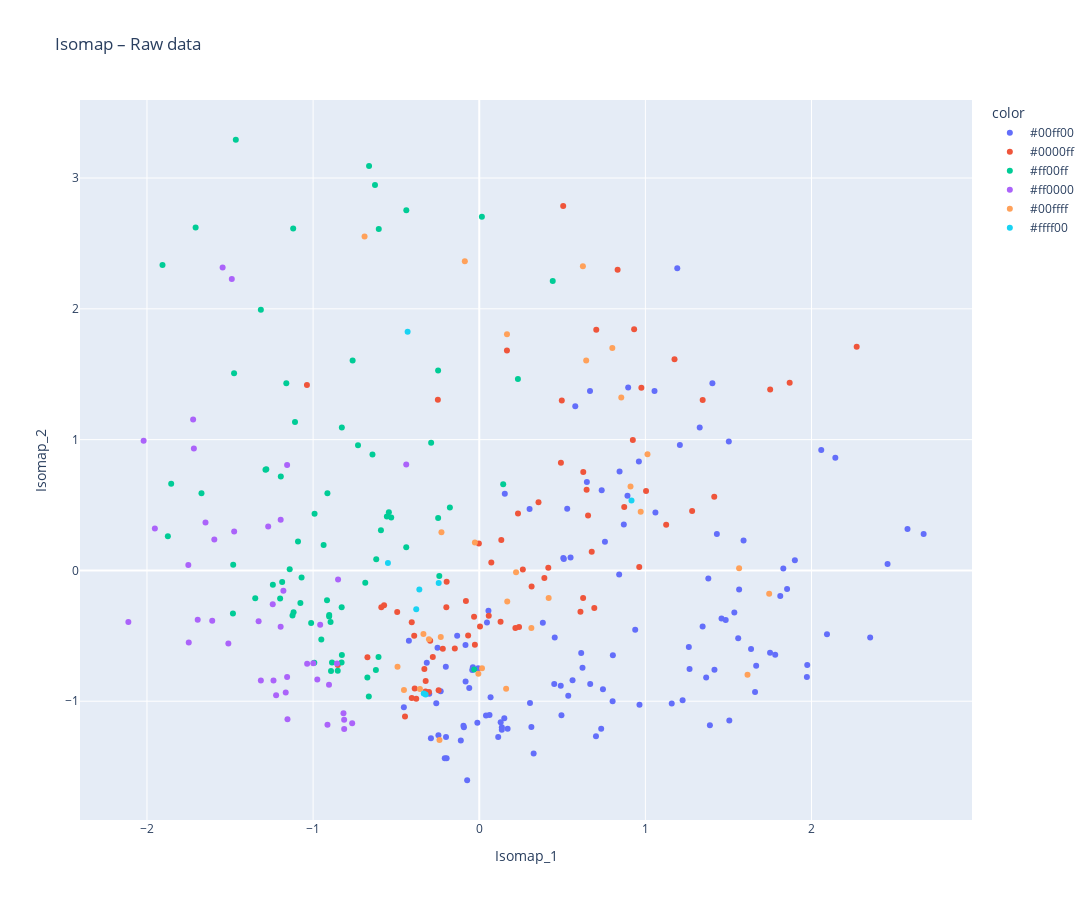
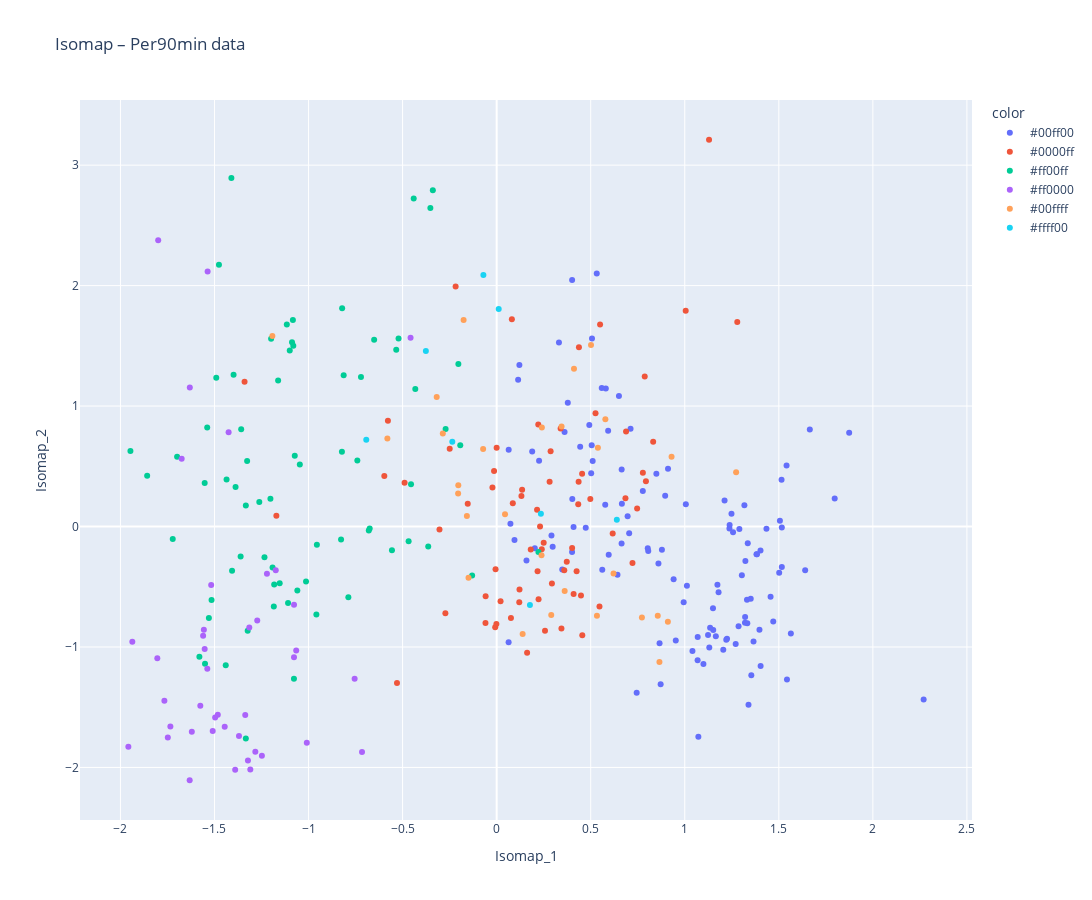

Here is the notebook cell these charts were saved with, in order:
### Markdown cell above
### Results display

### Code cell
position_colors = {
    'FW': np.array([255, 0, 0]),    # red
    'MF': np.array([0, 0, 255]),    # blue
    'DF': np.array([0, 255, 0]),  #  yellow
}

def color_from_position(positions):
    postitions = str(positions)
    position_list = positions.split(',')
    colors = np.array([position_colors[p] for p in position_list if p in position_colors])
    avg_color = np.sum(colors, axis=0)
    return '#%02x%02x%02x' % tuple(avg_color.astype(int))

def plot_isomap_interactive(X_iso, player_positions, data_num, title):
    df_plot = pd.DataFrame({
        'Isomap_1': X_iso[:, 0],
        'Isomap_2': X_iso[:, 1],
        'player_name': data_num.index,
        'color' : player_positions.apply(color_from_position)
    })
    
    fig = px.scatter(
        df_plot,
        x='Isomap_1', y='Isomap_2',
        hover_name='player_name',
        color='color',
        title=title,
        height=900, width=1100 
    )
    fig.show()

plot_isomap_interactive(X_iso_raw, player_positions_raw ,data_raw.set_index("player_name"), "Isomap – Raw data")
plot_isomap_interactive(X_iso_per90, player_positions_per90 ,data_per90.set_index("player_name"), "Isomap – Per90min data")

### Figure 1 — Plotly figure (JSON) as saved in the notebook; plotly's stock layout.template omitted (floating-point values rounded to 4 significant figures)
{"data": [{"hovertemplate": "<b>%{hovertext}</b><br><br>color=#00ff00<br>Isomap_1=%{x}<br>Isomap_2=%{y}<extra></extra>", "hovertext": ["Jordan Lefort", "Gautier Lloris", "Bafodé Diakité", "Moussa Niakhate", "Guela Doué", "Alexsandro Ribeiro", "Kenny Lala", "Florent Hanin", "Jubal", "Léo Pétrot", "Charlie Cresswell", "Facundo Medina", "Sergio Akieme", "Mark McKenzie", "Clément Akpa", "Michael Amir Murillo", "Brendan Chardonnet", "Thilo Kehrer", "Clinton Mata", "Mamadou Sarr", "Etienne Youte Kinkoue", "Mickael Nade", "Gideon Mensah", "Leonardo Balerdi", "Moïse Bombito", "Cédric Kipré", "Kelvin Amian", "Gabriel Suazo", "Modibo Sagnan", "Willian Pacho", "Dennis Appiah", "Ki-Jana Hoever", "Jonathan Gradit", "Djibril Sidibé", "Wilfried Singo", "Achraf Hakimi", "Vanderson", "Carlens Arcus", "Nicolas Pallois", "Dylan Batubinsika", "Lucas Beraldo", "Ainsley Maitland-Niles", "Aurélio Buta", "Dante", "Sinaly Diomande", "Youssouf Ndayishimiye", "Caio Henrique Oliveira Silva", "Thomas Meunier", "Nicolás Tagliafico", "Enzo Tchato", "Becir Omeragic", "Gabriel Gudmundsson", "Aïssa Mandi", "Marquinhos", "Abdoulaye Niakhate Ndiaye", "Joseph Okumu", "Hans Hateboer", "Massadio Haïdara", "Nuno Mendes", "Gabriel Osho", "Quentin Merlin", "Duje Ćaleta-Car", "Nathan Zeze", "Abdoulaye Bamba", "Christian Mawissa", "Christopher Wooh", "Derek Cornelius", "Przemysław Frankowski", "Malang Sarr", "Julien Le Cardinal", "Emmanuel Biumla", "Emmanuel Agbadou", "Arouna Sangante", "Lilian Brassier", "Falaye Sacko", "Leo Skiri Østigård", "Issiaga Sylla", "Timothee Pembele", "Abner", "Kevin Danso", "Yunis Abdelhamid", "Mohammed Salisu", "Saidou Sow", "Théo Sainte-Luce", "Paul Joly", "Abdukodir Khusanov", "Anthony Rouault", "Sael Kumbedi", "Marcus Coco", "Abakar Sylla", "Yael Mouanga", "Ulisses Garcia", "Jérémy Jacquet", "Ismaily", "Hiroki Sekine", "Lucas Hernández", "Mohamed Abdelmoneim", "Antoine Mendy", "Alidu Seidu", "Yoann Salmier", "Yvann Macon", "Jordan Amavi", "Maxime Bernauer", "Boubakar Kouyaté", "Lucas Mincarelli", "Mikayil Ngor Faye", "Abdulai Juma Bah", "Pol Lirola", "Luck Zogbé", "Rasmus Nicolaisen", "Nikola Maksimović", "Pierre Cornud", "Jordan Teze", "Andrew Omobamidele", "Jean-Kevin Duverne"], "legendgroup": "#00ff00", "marker": {"color": "#636efa", "symbol": "circle"}, "mode": "markers", "name": "#00ff00", "orientation": "v", "showlegend": true, "type": "scatter", "x": [2.353, 2.093, 2.457, 1.83, 2.143, 2.675, 1.403, 1.327, 1.667, 1.43, 1.972, 2.058, 0.737, 1.458, 1.535, 1.502, 1.66, 1.812, 1.591, 1.974, 1.505, 1.636, 1.207, 2.578, 1.781, 1.559, 0.5091, 0.6665, 1.266, 1.75, 0.8921, 0.6476, 1.379, 1.06, 1.564, 1.192, 1.055, 0.7565, 1.366, 1.388, 1.9, 0.8445, 0.5059, 1.483, 1.261, 1.345, 0.578, 0.9607, 0.8702, 0.5496, 0.8026, 0.5294, 0.9387, 1.853, 1.158, 1.416, 0.8421, 0.4542, 0.8963, 0.4948, 0.1537, 0.9644, 0.7445, 0.1707, 0.6136, 0.7339, 1.224, 0.303, 0.6678, 0.7025, 0.1507, 0.8041, 0.4905, 0.6214, 0.06177, 0.5356, -0.08282, -0.1329, 0.05528, 0.5615, 0.1141, 0.4513, 0.1359, -0.3158, 0.3827, 0.1289, 0.3139, -0.2513, -0.06021, 0.3274, 0.04055, -0.4235, 0.06816, 0.04652, -0.08223, 0.3054, 0.1357, -0.006863, -0.03855, -0.09243, -0.2012, -0.04215, -0.1109, -0.1964, -0.2321, -0.01145, -0.0951, -0.2909, -0.3009, -0.2077, -0.2457, -0.2001, -0.4539, -0.07279, -0.2587], "xaxis": "x", "y": [-0.5123, -0.4889, 0.04904, 0.01382, 0.8613, 0.2792, 1.431, 1.093, -0.7279, 0.278, -0.8157, 0.9216, 0.6138, -0.368, -0.3213, 0.9857, -0.9299, -0.1962, 0.2295, -0.7229, -1.147, -0.6008, 0.9597, 0.3161, -0.6444, -0.5185, 0.08678, 1.371, -0.754, -0.6296, 0.5719, 0.676, -0.06137, 0.4422, -0.1452, 2.31, 1.371, 0.2202, -0.8184, -1.184, 0.0783, 0.7564, 0.09544, -0.3789, -0.586, -0.4288, 1.256, 0.8337, 0.3503, 0.098, -1.001, 0.4714, -0.4543, -0.1424, -1.017, -0.759, -0.03145, -0.5136, 1.398, -1.107, 0.587, -1.026, -0.9089, -1.21, -0.6306, -1.21, -0.9929, 0.4704, -0.8688, -1.268, -1.13, -0.6485, -0.8813, -0.7449, -1.105, -0.9574, -0.5696, -0.4996, -0.3079, -0.8395, -1.273, -0.8684, -1.198, -0.7062, -0.4007, -1.161, -1.198, -0.5913, -0.8985, -1.4, -1.109, -0.5384, -0.9702, -0.399, -0.8497, -1.014, -1.219, -0.7477, -0.7396, -1.198, -0.7368, -0.7616, -1.299, -1.435, -0.9235, -1.164, -1.188, -1.284, -0.9431, -1.435, -1.259, -1.273, -1.046, -1.604, -1.016], "yaxis": "y"}, {"hovertemplate": "<b>%{hovertext}</b><br><br>color=#0000ff<br>Isomap_1=%{x}<br>Isomap_2=%{y}<extra></extra>", "hovertext": ["Andrey Santos", "Valentin Atangana Edoa", "Cristian Cásseres Jr.", "Benjamin André", "Pierre Højbjerg", "Adrien Thomasson", "Pierre Ekwah Elimby", "Adrien Rabiot", "Hicham Boudaoui", "Vincent Sierro", "Téji Savanier", "Pedro Chirivella", "Elisha Owusu", "Corentin Tolisso", "Abdoulaye Touré", "Hugo Magnetti", "Douglas", "Andy Diouf", "Denis Zakaria", "Hamed Junior Traorè", "Azor Matusiwa", "Lamine Camara", "Johann Lepenant", "Vitinha", "Nemanja Matić", "Jean-Eudes Aholou", "Fabián Ruiz Peña", "Joris Chotard", "Haris Belkebla", "Jordan Ferri", "Benjamin Bouchouari", "Marshall Munetsi", "Rabby Nzingoula", "Neil El Aynaoui", "Jordan Veretout", "Pierre Lees-Melou", "Yassin Belkhdim", "Kévin Danois", "Amadou Koné", "André Gomes", "Florian Tardieu", "Tanner Tessmann", "Ngal'Ayel Mukau", "Jordan James", "Ayyoub Bouaddi", "Tanguy Ndombele", "Djaoui Cissé", "Rassoul Ndiaye", "Han-Noah Massengo", "Louis Mouton", "Aimen Moueffek", "Soungoutou Magassa", "Oussama Targhalline", "Junior Mwanga", "Baptiste Santamaria", "Mathis Amougou", "Seko Fofana", "Senny Mayulu", "Teddy Teuma", "Angel Gomes", "Assane Dioussé", "Glen Kamara", "Ismaël Bennacer", "Nampalys Mendy", "Mahamadou Diawara", "Maxence Caqueret", "Daler Kuzyaev", "John Joe", "Amine Harit"], "legendgroup": "#0000ff", "marker": {"color": "#EF553B", "symbol": "circle"}, "mode": "markers", "name": "#0000ff", "orientation": "v", "showlegend": true, "type": "scatter", "x": [1.345, 0.6461, 1.175, 1.751, 2.272, 0.8328, 1.414, 0.1667, 0.4968, 0.9244, 0.5052, 1.281, 0.6924, 0.9322, 0.4915, 0.6769, 1.004, -0.2491, 0.6261, -1.037, 0.8726, 0.7043, 0.1327, 1.868, 1.125, 0.2623, 0.9757, 0.6252, 0.6091, 0.9629, 0.3566, -0.5728, 0.07253, 0.2332, 0.3918, 0.6549, 0.004412, -0.002251, 0.2394, 0.3151, 0.4155, 0.2176, -0.03125, -0.1962, -0.02624, -0.4938, 0.05717, -0.2953, -0.3025, -0.08029, -0.3915, 0.1283, -0.2194, -0.2796, -0.1471, -0.3225, -0.4064, -0.5895, -0.1981, -0.673, -0.2446, -0.3885, -0.06688, -0.447, -0.3232, -0.3305, -0.4064, -0.3794, -0.8514], "xaxis": "x", "y": [1.303, 0.6177, 1.614, 1.383, 1.709, 2.298, 0.5624, 1.682, 1.3, 0.9978, 2.786, 0.4541, -0.2879, 1.845, 0.8232, 0.1424, 0.6082, 1.305, 0.752, 1.417, 0.4853, 1.841, 0.2319, 1.436, 0.3485, 0.006253, 1.396, -0.2107, -0.3153, 0.02694, 0.5209, -0.2671, 0.06131, 0.4349, -0.05732, 0.4194, -0.4285, 0.2056, -0.433, -0.1236, 0.02089, -0.4398, -0.3539, -0.08629, -0.5682, -0.3188, -0.3467, -0.5375, -0.9291, -0.2334, -0.4989, -0.3918, -0.5994, -0.6628, -0.5978, -0.845, -0.3958, -0.2823, -0.2811, -0.6637, -0.9162, -0.9034, -0.4975, -1.117, -0.9259, -0.7533, -0.9761, -0.9814, -0.7235], "yaxis": "y"}, {"hovertemplate": "<b>%{hovertext}</b><br><br>color=#ff00ff<br>Isomap_1=%{x}<br>Isomap_2=%{y}<extra></extra>", "hovertext": ["Himad Abdelli", "Mason Greenwood", "Zuriko Davitashvili", "Gaëtan Perrin", "Junya Ito", "Mahdi Camara", "Keito Nakamura", "Moses Simon", "Arnaud Kalimuendo", "Evann Guessand", "Maghnes Akliouche", "Habib Diarra", "Yann Gboho", "Lassine Sinayoko", "Ludovic Blas", "Takumi Minamino", "Sebastian Nanasi", "Yassine Kechta", "Rayan Cherki", "Josué Casimir", "Issa Soumaré", "Zakaria Aboukhlal", "Breel Embolo", "Florian Sotoca", "Félix Lemaréchal", "Hákon Arnar Haraldsson", "Eliesse Ben Seghir", "Désiré Doué", "Joshua King", "Lee Kang-in", "Mohamed Ali Cho", "Mathias Pereira Lage", "Frank Magri", "Tanguy Coulibaly", "Anass Zaroury", "Kamory Doumbia", "Sorba Thomas", "Osame Sahraoui", "Abdallah Sima", "Shavy Babicka", "Aleksandr Golovin", "Wahbi Khazri", "Musa Al-Taamari", "Badredine Bouanani", "Matias Fernandez-Pardo", "Sofiane Diop", "Jeremie Boga", "Ernest Nuamah", "Amine Gouiri", "Angelo Fulgini", "Khalil Fayad", "Rémy Cabella", "Edon Zhegrova", "Ado Onaiwu", "Thiago Almada", "Antoine Joujou", "Romain Faivre", "Mamadou Diakhon", "Zinedine Ferhat", "Albert Grønbaek", "Jonathan Rowe", "Sekou Mara", "Saïd Benrahma", "Augustine Boakye", "Mathieu Cafaro", "Emmanuel Sabbi", "Rémy Labeau Lascary", "Yaya Kader Fofana", "Marco Asensio", "Ben Old", "Tino Kadewere"], "legendgroup": "#ff00ff", "marker": {"color": "#00cc96", "symbol": "circle"}, "mode": "markers", "name": "#ff00ff", "orientation": "v", "showlegend": true, "type": "scatter", "x": [0.4422, -1.465, -1.907, -0.439, 0.01588, 0.2327, -1.109, -1.707, -1.854, -1.315, -0.6276, -0.2896, -1.161, -1.476, -0.6047, -0.827, -0.7298, 0.1441, -0.6632, -1.194, -1.282, -1.874, -1.672, -0.1768, -0.5298, -0.6427, -0.7622, -1.12, -1.481, -0.2477, -1.287, -0.9912, -1.483, -1.012, -0.544, -0.2405, -0.6201, -0.9139, -1.199, -1.077, -0.2474, -0.828, -1.186, -1.091, -1.118, -0.9368, -1.141, -0.6861, -1.348, -0.5918, -0.03047, -0.5561, -1.069, -0.9506, -0.4394, -0.9031, -0.9163, -1.124, -0.8288, -0.8949, -1.242, -0.8862, -0.9035, -0.8268, -0.6221, -0.8519, -0.8922, -0.6063, -0.993, -0.6734, -0.6648], "xaxis": "x", "y": [2.212, 3.293, 2.335, 2.754, 2.705, 1.464, 1.135, 2.623, 0.6619, 1.992, 2.946, 0.9756, 1.432, 1.507, 2.611, 1.092, 0.9577, 0.6582, 3.092, 0.7187, 0.7736, 0.2615, 0.5894, 0.4805, 0.404, 0.8854, 1.605, 2.614, 0.04271, 1.529, 0.77, 0.4324, -0.3287, -0.4027, 0.4448, -0.04278, 0.08476, 0.5901, -0.2145, -0.2496, 0.4008, -0.2822, -0.08801, 0.2217, -0.3199, 0.1941, 0.008418, -0.09512, -0.2131, 0.3065, -0.7566, 0.4114, -0.05321, -0.5281, 0.1768, -0.3413, -0.2276, -0.345, -0.7046, -0.3943, -0.1099, -0.7049, -0.3513, -0.6463, -0.7622, -0.7671, -0.7691, -0.6617, -0.7064, -0.819, -0.9632], "yaxis": "y"}, {"hovertemplate": "<b>%{hovertext}</b><br><br>color=#ff0000<br>Isomap_1=%{x}<br>Isomap_2=%{y}<extra></extra>", "hovertext": ["Matthis Abline", "Jonathan David", "Ludovic Ajorque", "Emanuel Emegha", "Bradley Barcola", "Alexandre Lacazette", "Farid El Melali", "Lucas Stassin", "Gaëtan Laborde", "Jim Allevinah", "Ousmane Dembélé", "Esteban Lepaul", "Oumar Diakité", "Malick Fofana", "M'Bala Nzola", "André Ayew", "Georges Mikautadze", "Romain Del Castillo", "Mostafa Mohamed", "Mika Biereth", "Arnaud Nordin", "Mama Samba Baldé", "Akor Adams", "Gonçalo Ramos", "Irvin Cardona", "Neal Maupay", "Ibrahima Niane", "Theo Bair", "Khvicha Kvaratskhelia", "Wesley Saïd", "Goduine Koyalipou", "Koka", "Ibrahim Sissoko", "George Ilenikhena", "Chuba Akpom", "Folarin Balogun", "Andy Delort", "Florian Ayé", "Elye Wahi", "Mohamed Meité", "Bamba Dieng"], "legendgroup": "#ff0000", "marker": {"color": "#ab63fa", "symbol": "circle"}, "mode": "markers", "name": "#ff0000", "orientation": "v", "showlegend": true, "type": "scatter", "x": [-2.02, -1.722, -1.751, -2.112, -1.489, -1.648, -1.718, -1.475, -1.595, -1.27, -1.545, -1.328, -1.179, -1.157, -1.607, -0.9991, -1.953, -0.4395, -1.195, -1.695, -0.8498, -1.243, -1.315, -1.749, -0.9575, -0.9043, -1.51, -0.9748, -1.195, -0.8564, -1.156, -0.8172, -1.036, -1.223, -1.165, -1.238, -0.8131, -0.8132, -1.154, -0.7649, -0.9136], "xaxis": "x", "y": [0.9914, 1.154, 0.04212, -0.3944, 2.227, 0.3658, 0.9318, 0.2972, 0.2366, 0.3366, 2.317, -0.389, -0.1561, 0.8057, -0.385, -0.7096, 0.321, 0.8104, -0.4308, -0.3772, -0.06958, -0.2582, -0.842, -0.5518, -0.4152, -0.8736, -0.5593, -0.8343, 0.3882, -0.7108, -0.8145, -1.092, -0.7138, -0.9538, -0.9339, -0.8414, -1.212, -1.142, -1.137, -1.169, -1.18], "yaxis": "y"}, {"hovertemplate": "<b>%{hovertext}</b><br><br>color=#00ffff<br>Isomap_1=%{x}<br>Isomap_2=%{y}<extra></extra>", "hovertext": ["Adrien Truffert", "Aron Dønnum", "Ismaël Doukouré", "Jean-Charles Castelletto", "Diego Moreira", "Dilane Bakwa", "Lorenz Assignon", "Jonathan Clauss", "Nicolas Cozza", "Warren Zaïre-Emery", "Geoffrey Kondogbia", "Melvin Bard", "João Neves", "Deiver Machado", "Pablo Rosario", "Valentin Rongier", "Ali Abdi", "Nhoa Sangui", "Valentín Barco", "Mory Gbane", "Ruben Aguilar", "Jaydee Canvot", "Edimilson Fernandes", "Warren Kamanzi", "Louis Leroux", "Tom Louchet", "Rayan Raveloson", "Jhoanner Chávez", "Fodé Ballo-Touré"], "legendgroup": "#00ffff", "marker": {"color": "#FFA15A", "symbol": "circle"}, "mode": "markers", "name": "#00ffff", "orientation": "v", "showlegend": true, "type": "scatter", "x": [0.8009, 0.6237, 1.745, 1.615, -0.08681, -0.6903, 0.6436, 0.1669, 0.4177, 1.013, 1.564, 0.9105, 0.8548, -0.02621, 0.3137, 0.9718, -0.2275, -0.2316, 0.1684, 0.1617, 0.2215, -0.005274, 0.01644, -0.336, -0.492, -0.3028, -0.3571, -0.4532, -0.2395], "xaxis": "x", "y": [1.701, 2.325, -0.1776, -0.7976, 2.364, 2.553, 1.606, 1.805, -0.2108, 0.889, 0.01664, 0.6418, 1.322, 0.2129, -0.4411, 0.4496, 0.292, -0.5083, -0.2375, -0.9046, -0.01306, -0.7899, -0.7476, -0.4851, -0.7363, -0.5267, -0.9068, -0.9149, -1.297], "yaxis": "y"}, {"hovertemplate": "<b>%{hovertext}</b><br><br>color=#ffff00<br>Isomap_1=%{x}<br>Isomap_2=%{y}<extra></extra>", "hovertext": ["Luis Henrique", "Loïc Nego", "Lilian Raolisoa", "Christopher Operi", "Mitchel Bakker", "Yanis Zouaoui", "Jacques Ekomie", "Krépin Diatta"], "legendgroup": "#ffff00", "marker": {"color": "#19d3f3", "symbol": "circle"}, "mode": "markers", "name": "#ffff00", "orientation": "v", "showlegend": true, "type": "scatter", "x": [-0.4311, 0.9163, -0.3793, -0.2441, -0.5497, -0.3606, -0.323, -0.334], "xaxis": "x", "y": [1.824, 0.5338, -0.2968, -0.09543, 0.05607, -0.1449, -0.9482, -0.9416], "yaxis": "y"}], "layout": {"height": 900, "legend": {"title": {"text": "color"}, "tracegroupgap": 0}, "title": {"text": "Isomap – Raw data"}, "width": 1100, "xaxis": {"anchor": "y", "domain": [0, 1], "title": {"text": "Isomap_1"}}, "yaxis": {"anchor": "x", "domain": [0, 1], "title": {"text": "Isomap_2"}}}}

### Figure 2 — Plotly figure (JSON) as saved in the notebook; plotly's stock layout.template omitted (floating-point values rounded to 4 significant figures)
{"data": [{"hovertemplate": "<b>%{hovertext}</b><br><br>color=#00ff00<br>Isomap_1=%{x}<br>Isomap_2=%{y}<extra></extra>", "hovertext": ["Jordan Lefort", "Gautier Lloris", "Bafodé Diakité", "Moussa Niakhate", "Guela Doué", "Alexsandro Ribeiro", "Kenny Lala", "Florent Hanin", "Jubal", "Léo Pétrot", "Charlie Cresswell", "Facundo Medina", "Sergio Akieme", "Mark McKenzie", "Clément Akpa", "Michael Amir Murillo", "Brendan Chardonnet", "Thilo Kehrer", "Clinton Mata", "Mamadou Sarr", "Etienne Youte Kinkoue", "Mickael Nade", "Gideon Mensah", "Leonardo Balerdi", "Moïse Bombito", "Cédric Kipré", "Kelvin Amian", "Gabriel Suazo", "Modibo Sagnan", "Willian Pacho", "Dennis Appiah", "Ki-Jana Hoever", "Jonathan Gradit", "Djibril Sidibé", "Wilfried Singo", "Achraf Hakimi", "Vanderson", "Carlens Arcus", "Nicolas Pallois", "Dylan Batubinsika", "Lucas Beraldo", "Ainsley Maitland-Niles", "Aurélio Buta", "Dante", "Sinaly Diomande", "Youssouf Ndayishimiye", "Caio Henrique Oliveira Silva", "Thomas Meunier", "Nicolás Tagliafico", "Enzo Tchato", "Becir Omeragic", "Gabriel Gudmundsson", "Aïssa Mandi", "Marquinhos", "Abdoulaye Niakhate Ndiaye", "Joseph Okumu", "Hans Hateboer", "Massadio Haïdara", "Nuno Mendes", "Gabriel Osho", "Quentin Merlin", "Duje Ćaleta-Car", "Nathan Zeze", "Abdoulaye Bamba", "Christian Mawissa", "Christopher Wooh", "Derek Cornelius", "Przemysław Frankowski", "Malang Sarr", "Julien Le Cardinal", "Emmanuel Biumla", "Emmanuel Agbadou", "Arouna Sangante", "Lilian Brassier", "Falaye Sacko", "Leo Skiri Østigård", "Issiaga Sylla", "Timothee Pembele", "Abner", "Kevin Danso", "Yunis Abdelhamid", "Mohammed Salisu", "Saidou Sow", "Théo Sainte-Luce", "Paul Joly", "Abdukodir Khusanov", "Anthony Rouault", "Sael Kumbedi", "Marcus Coco", "Abakar Sylla", "Yael Mouanga", "Ulisses Garcia", "Jérémy Jacquet", "Ismaily", "Hiroki Sekine", "Lucas Hernández", "Mohamed Abdelmoneim", "Antoine Mendy", "Alidu Seidu", "Yoann Salmier", "Yvann Macon", "Jordan Amavi", "Maxime Bernauer", "Boubakar Kouyaté", "Lucas Mincarelli", "Mikayil Ngor Faye", "Abdulai Juma Bah", "Pol Lirola", "Luck Zogbé", "Rasmus Nicolaisen", "Nikola Maksimović", "Pierre Cornud", "Jordan Teze", "Andrew Omobamidele", "Jean-Kevin Duverne"], "legendgroup": "#00ff00", "marker": {"color": "#636efa", "symbol": "circle"}, "mode": "markers", "name": "#00ff00", "orientation": "v", "showlegend": true, "type": "scatter", "x": [1.331, 1.15, 1.381, 1.237, 0.8959, 1.506, 0.5587, 0.5105, 1.099, 0.5957, 1.32, 0.911, 0.07322, 0.866, 0.9942, 0.7118, 1.286, 1.29, 1.006, 1.321, 1.354, 1.332, 0.361, 1.665, 1.351, 1.303, 0.3487, 0.1208, 1.069, 1.502, 0.5025, 0.2256, 0.8601, 0.6645, 1.248, 0.4012, 0.3781, 0.4087, 1.165, 1.271, 1.515, 0.4925, 0.2914, 1.238, 0.9523, 1.257, 0.3312, 0.6501, 0.5771, 0.4021, 1.124, 0.1889, 1.212, 1.874, 1.366, 1.516, 0.849, 0.2978, 0.5322, 0.8718, 0.1142, 1.397, 1.151, 0.7443, 0.9407, 1.225, 1.797, 0.5068, 1.403, 1.47, 1.068, 1.434, 1.322, 1.317, 0.8059, 1.18, 0.4736, 0.1585, 0.444, 1.384, 1.339, 1.335, 1.403, 0.06362, 0.5802, 1.221, 1.456, 0.09481, 0.6642, 1.543, 1.041, 0.06395, 1.011, 0.5926, 0.6962, 1.541, 1.174, 0.8033, 0.6657, 1.13, 0.2027, 0.7769, 1.64, 1.072, 0.6423, 1.516, 1.205, 0.7045, 0.401, 1.564, 1.135, 0.8785, 0.5053, 2.27, 0.5615], "xaxis": "x", "y": [-0.6085, -0.6784, -0.2299, -0.01578, 0.2551, 0.04814, 1.149, 0.5449, -1.142, -0.2336, -0.7996, 0.4792, 0.02244, -0.97, -0.6278, 0.8108, -0.8278, -0.02026, 0.1848, -0.7513, -1.236, -0.8025, 0.7846, 0.8065, -0.6002, -0.4049, -0.3575, 1.34, -0.9176, -0.3847, 0.4429, 0.5464, -0.3073, 0.4732, 0.107, 2.046, 1.028, -0.004938, -0.9107, -0.9756, 0.3879, 0.8435, -0.07387, 0.01257, -0.9466, -0.04783, 1.529, 1.084, 0.1813, 0.2279, -0.9009, 0.6222, 0.2155, 0.7791, -0.9544, -0.3357, 0.4377, -0.1686, 2.1, -1.31, 1.219, -0.8579, -0.858, -1.38, -0.4376, -0.9326, 0.2333, 1.56, -0.1997, -0.789, -1.109, -0.01752, -0.287, 0.1757, -0.2035, -0.5456, -0.01017, -0.2812, 0.6624, -0.2303, -1.48, -0.1382, -1.158, -0.9606, 1.146, -0.9401, -0.5835, -0.1117, -0.14, -1.271, -1.033, 0.6379, -0.4911, 0.7948, 0.08603, 0.5058, -0.4835, -0.1796, 0.1894, -1.003, -0.1806, 0.294, -0.3634, -1.744, -0.4008, -0.007615, -1.023, -0.05592, -0.2114, -0.888, -0.8398, -0.192, 0.6746, -1.436, -0.3591], "yaxis": "y"}, {"hovertemplate": "<b>%{hovertext}</b><br><br>color=#0000ff<br>Isomap_1=%{x}<br>Isomap_2=%{y}<extra></extra>", "hovertext": ["Andrey Santos", "Valentin Atangana Edoa", "Cristian Cásseres Jr.", "Benjamin André", "Pierre Højbjerg", "Adrien Thomasson", "Pierre Ekwah Elimby", "Adrien Rabiot", "Hicham Boudaoui", "Vincent Sierro", "Téji Savanier", "Pedro Chirivella", "Elisha Owusu", "Corentin Tolisso", "Abdoulaye Touré", "Hugo Magnetti", "Douglas", "Andy Diouf", "Denis Zakaria", "Hamed Junior Traorè", "Azor Matusiwa", "Lamine Camara", "Johann Lepenant", "Vitinha", "Nemanja Matić", "Jean-Eudes Aholou", "Fabián Ruiz Peña", "Joris Chotard", "Haris Belkebla", "Jordan Ferri", "Benjamin Bouchouari", "Marshall Munetsi", "Rabby Nzingoula", "Neil El Aynaoui", "Jordan Veretout", "Pierre Lees-Melou", "Yassin Belkhdim", "Kévin Danois", "Amadou Koné", "André Gomes", "Florian Tardieu", "Tanner Tessmann", "Ngal'Ayel Mukau", "Jordan James", "Ayyoub Bouaddi", "Tanguy Ndombele", "Djaoui Cissé", "Rassoul Ndiaye", "Han-Noah Massengo", "Louis Mouton", "Aimen Moueffek", "Soungoutou Magassa", "Oussama Targhalline", "Junior Mwanga", "Baptiste Santamaria", "Mathis Amougou", "Seko Fofana", "Senny Mayulu", "Teddy Teuma", "Angel Gomes", "Assane Dioussé", "Glen Kamara", "Ismaël Bennacer", "Nampalys Mendy", "Mahamadou Diawara", "Maxence Caqueret", "Daler Kuzyaev", "John Joe", "Amine Harit"], "legendgroup": "#0000ff", "marker": {"color": "#EF553B", "symbol": "circle"}, "mode": "markers", "name": "#0000ff", "orientation": "v", "showlegend": true, "type": "scatter", "x": [0.2399, -0.05946, 0.1317, 0.6847, 1.279, -9.474e-05, 0.6169, -0.2496, -0.1538, 0.2815, -0.2182, 0.7935, 0.257, 0.3401, -0.007727, 0.2938, 0.3594, -0.5972, 0.2306, -1.171, 0.4012, 0.08089, -0.05864, 1.005, 0.832, 0.07591, 0.4374, 0.4483, 0.5466, 0.7773, 0.1353, -0.5299, -0.005885, 0.2869, 0.4979, 0.5255, 0.1618, -0.02234, 0.3728, 0.688, 0.7872, 0.7466, 0.1813, -0.01377, 0.2228, -0.304, 0.4543, 0.02077, 0.3444, 0.08583, -0.2726, 0.4357, 0.2175, 0.25, 0.425, -0.001393, 0.2212, -0.5781, 0.5499, -0.4895, 0.7221, 0.4337, 1.129, 0.4091, 0.1203, 0.2148, 0.4552, 0.1214, -1.34], "xaxis": "x", "y": [-0.189, -0.8011, 0.2534, 0.234, 1.698, 0.6539, -0.05875, 0.6459, 0.1896, 0.3715, 1.993, 0.3766, -0.8645, 0.8136, -0.8366, -0.4737, -0.3625, 0.4189, 2.438e-05, 0.08899, -0.1787, 1.722, -0.5783, 1.791, 0.703, -0.7596, 1.487, -0.5734, -0.6644, 0.4466, 0.3043, -1.299, -0.3549, 0.6254, 0.2284, 0.9405, -1.048, 0.3234, -0.2919, 0.7898, 1.245, 0.1488, -0.1906, 0.4608, -0.6038, -0.02374, 0.4379, -0.6205, -0.8457, 0.1929, -0.7208, 0.3723, -0.3722, -0.1338, -0.3712, -0.8101, 0.8471, 0.8787, 1.678, 0.3629, -0.3018, 0.1854, 3.211, -0.5609, -0.6297, 0.1387, -0.9036, -0.5224, 1.202], "yaxis": "y"}, {"hovertemplate": "<b>%{hovertext}</b><br><br>color=#ff00ff<br>Isomap_1=%{x}<br>Isomap_2=%{y}<extra></extra>", "hovertext": ["Himad Abdelli", "Mason Greenwood", "Zuriko Davitashvili", "Gaëtan Perrin", "Junya Ito", "Mahdi Camara", "Keito Nakamura", "Moses Simon", "Arnaud Kalimuendo", "Evann Guessand", "Maghnes Akliouche", "Habib Diarra", "Yann Gboho", "Lassine Sinayoko", "Ludovic Blas", "Takumi Minamino", "Sebastian Nanasi", "Yassine Kechta", "Rayan Cherki", "Josué Casimir", "Issa Soumaré", "Zakaria Aboukhlal", "Breel Embolo", "Florian Sotoca", "Félix Lemaréchal", "Hákon Arnar Haraldsson", "Eliesse Ben Seghir", "Désiré Doué", "Joshua King", "Lee Kang-in", "Mohamed Ali Cho", "Mathias Pereira Lage", "Frank Magri", "Tanguy Coulibaly", "Anass Zaroury", "Kamory Doumbia", "Sorba Thomas", "Osame Sahraoui", "Abdallah Sima", "Shavy Babicka", "Aleksandr Golovin", "Wahbi Khazri", "Musa Al-Taamari", "Badredine Bouanani", "Matias Fernandez-Pardo", "Sofiane Diop", "Jeremie Boga", "Ernest Nuamah", "Amine Gouiri", "Angelo Fulgini", "Khalil Fayad", "Rémy Cabella", "Edon Zhegrova", "Ado Onaiwu", "Thiago Almada", "Antoine Joujou", "Romain Faivre", "Mamadou Diakhon", "Zinedine Ferhat", "Albert Grønbaek", "Jonathan Rowe", "Sekou Mara", "Saïd Benrahma", "Augustine Boakye", "Mathieu Cafaro", "Emmanuel Sabbi", "Rémy Labeau Lascary", "Yaya Kader Fofana", "Marco Asensio", "Ben Old", "Tino Kadewere"], "legendgroup": "#ff00ff", "marker": {"color": "#00cc96", "symbol": "circle"}, "mode": "markers", "name": "#ff00ff", "orientation": "v", "showlegend": true, "type": "scatter", "x": [-0.2713, -1.358, -1.436, -1.083, -0.6512, -0.3638, -1.191, -1.491, -1.324, -1.234, -1.088, -0.468, -1.333, -1.407, -1.199, -0.9557, -0.7406, -0.1304, -1.41, -1.06, -1.183, -1.58, -1.53, -0.4553, -0.5566, -0.7213, -1.115, -1.476, -1.44, -0.441, -1.388, -0.8226, -1.333, -0.9583, -0.5339, -0.1935, -0.4326, -1.162, -1.55, -1.153, -0.2036, -0.6797, -1.722, -1.327, -1.552, -0.8134, -1.539, -1.046, -1.858, -0.8214, 0.222, -0.3524, -1.399, -1.109, -0.3392, -1.262, -1.073, -1.699, -0.5216, -1.203, -1.947, -1.078, -1.081, -1.361, -0.8271, -1.185, -1.516, -0.675, -1.1, -1.013, -0.7884], "xaxis": "x", "y": [0.8094, 0.8081, 0.3912, 1.715, 1.55, -0.1652, -0.3399, 1.235, -0.8657, -0.2544, 1.53, -0.1226, 0.1754, -0.3671, 1.559, -0.1505, 0.5473, -0.4072, 2.892, -0.5304, -0.4805, -1.08, -0.7585, 0.3502, -0.1965, 1.242, 1.678, 2.173, -1.151, 2.724, 0.3285, 0.6213, -1.76, -0.7306, 1.467, 0.675, 1.141, 1.211, -1.139, -0.4712, 1.35, -0.0333, -0.1029, 0.5435, 0.3613, 1.257, 0.8218, 0.5144, 0.4209, 1.812, -0.2125, 2.644, 1.259, -0.634, 2.791, 0.2037, 0.5876, 0.5786, 1.561, 0.2307, 0.626, -1.264, 1.501, -0.2494, -0.1073, -0.6642, -0.6104, -0.01649, 1.461, -0.4574, -0.588], "yaxis": "y"}, {"hovertemplate": "<b>%{hovertext}</b><br><br>color=#ff0000<br>Isomap_1=%{x}<br>Isomap_2=%{y}<extra></extra>", "hovertext": ["Matthis Abline", "Jonathan David", "Ludovic Ajorque", "Emanuel Emegha", "Bradley Barcola", "Alexandre Lacazette", "Farid El Melali", "Lucas Stassin", "Gaëtan Laborde", "Jim Allevinah", "Ousmane Dembélé", "Esteban Lepaul", "Oumar Diakité", "Malick Fofana", "M'Bala Nzola", "André Ayew", "Georges Mikautadze", "Romain Del Castillo", "Mostafa Mohamed", "Mika Biereth", "Arnaud Nordin", "Mama Samba Baldé", "Akor Adams", "Gonçalo Ramos", "Irvin Cardona", "Neal Maupay", "Ibrahima Niane", "Theo Bair", "Khvicha Kvaratskhelia", "Wesley Saïd", "Goduine Koyalipou", "Koka", "Ibrahim Sissoko", "George Ilenikhena", "Chuba Akpom", "Folarin Balogun", "Andy Delort", "Florian Ayé", "Elye Wahi", "Mohamed Meité", "Bamba Dieng"], "legendgroup": "#ff0000", "marker": {"color": "#ab63fa", "symbol": "circle"}, "mode": "markers", "name": "#ff0000", "orientation": "v", "showlegend": true, "type": "scatter", "x": [-1.556, -1.273, -1.248, -1.482, -1.631, -1.538, -1.675, -1.315, -1.552, -1.077, -1.799, -1.337, -1.077, -1.425, -1.497, -1.009, -1.518, -0.4577, -1.37, -1.804, -1.174, -1.56, -1.621, -1.735, -1.221, -1.066, -1.766, -1.322, -1.536, -0.755, -1.575, -0.7158, -1.39, -1.509, -1.748, -1.937, -1.31, -1.283, -1.632, -1.446, -1.958], "xaxis": "x", "y": [-0.8569, -0.7802, -1.902, -1.563, 1.155, -1.18, 0.5618, -0.838, -1.017, -0.6499, 2.377, -1.564, -1.086, 0.7819, -1.585, -1.796, -0.4853, 1.568, -1.739, -1.094, -0.3625, -0.9064, -1.704, -1.66, -0.3921, -1.03, -1.446, -1.941, 2.118, -1.264, -1.488, -1.872, -2.019, -1.697, -1.751, -0.9557, -2.017, -1.869, -2.106, -1.662, -1.828], "yaxis": "y"}, {"hovertemplate": "<b>%{hovertext}</b><br><br>color=#00ffff<br>Isomap_1=%{x}<br>Isomap_2=%{y}<extra></extra>", "hovertext": ["Adrien Truffert", "Aron Dønnum", "Ismaël Doukouré", "Jean-Charles Castelletto", "Diego Moreira", "Dilane Bakwa", "Lorenz Assignon", "Jonathan Clauss", "Nicolas Cozza", "Warren Zaïre-Emery", "Geoffrey Kondogbia", "Melvin Bard", "João Neves", "Deiver Machado", "Pablo Rosario", "Valentin Rongier", "Ali Abdi", "Nhoa Sangui", "Valentín Barco", "Mory Gbane", "Ruben Aguilar", "Jaydee Canvot", "Edimilson Fernandes", "Warren Kamanzi", "Louis Leroux", "Tom Louchet", "Rayan Raveloson", "Jhoanner Chávez", "Fodé Ballo-Touré"], "legendgroup": "#00ffff", "marker": {"color": "#FFA15A", "symbol": "circle"}, "mode": "markers", "name": "#00ffff", "orientation": "v", "showlegend": true, "type": "scatter", "x": [-0.0719, -0.3188, 0.8565, 0.8654, -0.5809, -1.192, -0.2863, -0.1757, 0.2902, 0.5779, 1.273, 0.345, 0.5016, -0.2049, 0.1382, 0.9298, -0.204, 0.2384, 0.5382, 0.9103, 0.4111, 0.5332, 0.7722, -0.1582, -0.1495, 0.2403, 0.3616, 0.04442, 0.6213], "xaxis": "x", "y": [0.6443, 1.076, -0.7407, -1.125, 0.7309, 1.582, 0.7722, 1.714, -0.7349, 0.8908, 0.4503, 0.8302, 1.508, 0.2744, -0.8926, 0.579, 0.342, -0.2383, 0.6547, -0.7909, 1.31, -0.741, -0.7551, 0.08821, -0.4253, 0.8211, -0.5351, 0.1017, -0.3893], "yaxis": "y"}, {"hovertemplate": "<b>%{hovertext}</b><br><br>color=#ffff00<br>Isomap_1=%{x}<br>Isomap_2=%{y}<extra></extra>", "hovertext": ["Luis Henrique", "Loïc Nego", "Lilian Raolisoa", "Christopher Operi", "Mitchel Bakker", "Yanis Zouaoui", "Jacques Ekomie", "Krépin Diatta"], "legendgroup": "#ffff00", "marker": {"color": "#19d3f3", "symbol": "circle"}, "mode": "markers", "name": "#ffff00", "orientation": "v", "showlegend": true, "type": "scatter", "x": [-0.6931, 0.2352, -0.2359, 0.01091, -0.3763, -0.07047, 0.1769, 0.6389], "xaxis": "x", "y": [0.7207, 0.1052, 0.7039, 1.806, 1.458, 2.087, -0.6511, 0.05689], "yaxis": "y"}], "layout": {"height": 900, "legend": {"title": {"text": "color"}, "tracegroupgap": 0}, "title": {"text": "Isomap – Per90min data"}, "width": 1100, "xaxis": {"anchor": "y", "domain": [0, 1], "title": {"text": "Isomap_1"}}, "yaxis": {"anchor": "x", "domain": [0, 1], "title": {"text": "Isomap_2"}}}}
